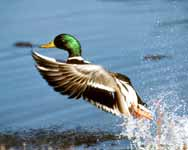
%> input picture lab1/part1/duckMallardDrake.jpg, 188 x 150 px
$ octave plot_histogram.m   (GNU Octave 9; MATLAB toolbox functions it lacks are replaced by stand-ins)
%> lines starting %> are read from the running program, lines starting %| are printed output that depends on the picture
% Copyright (c) 2024 Leander Stephen D'Souza

% Program to plot rgb histogram of an image

% Call the function with an example images
plot_rgb_histogram(imread('duckMallardDrake.jpg'));
%> after the loop in plot_rgb_histogram, `for k = 1:channels`: histogram = 256 rows, first 12: [29 219 535; 6 43 32; 2 36 43; 11 48 40; 25 36 50; 16 33 41; 30 40 34; 17 28 49; 30 32 37; 26 25 48; 35 25 39; 34 25 30]
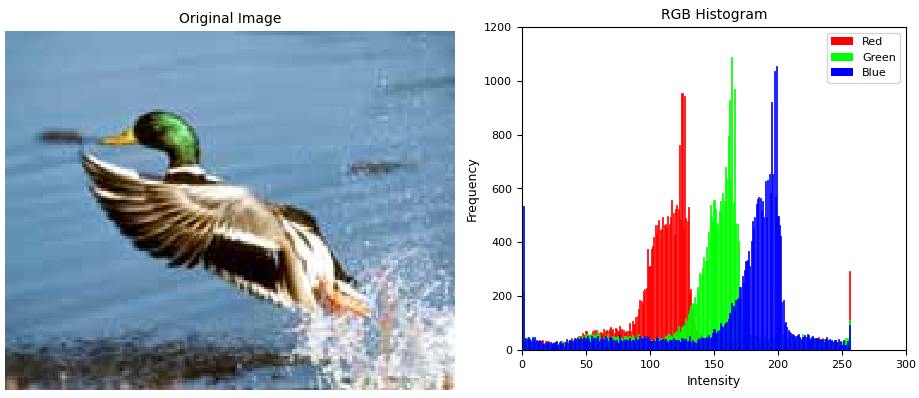
%> figure redrawn from the program's plot data, 2 panels
plot_rgb_histogram(imread('Dog.jpg'));
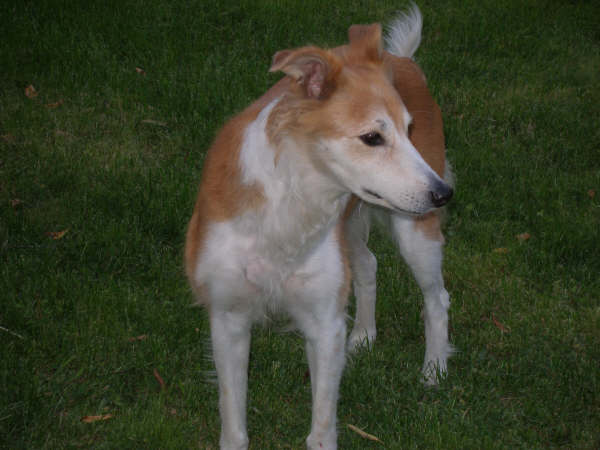
%> input picture lab1/part1/Dog.jpg, 600 x 450 px
%> after the loop in plot_rgb_histogram (call 2), `for k = 1:channels`: histogram = 256 rows, first 12: [1 0 303; 0 0 194; 1 0 332; 2 0 538; 3 0 861; 7 0 1187; 7 0 1626; 21 0 2173; 30 2 2835; 78 1 3559; 117 4 4351; 199 8 5246]
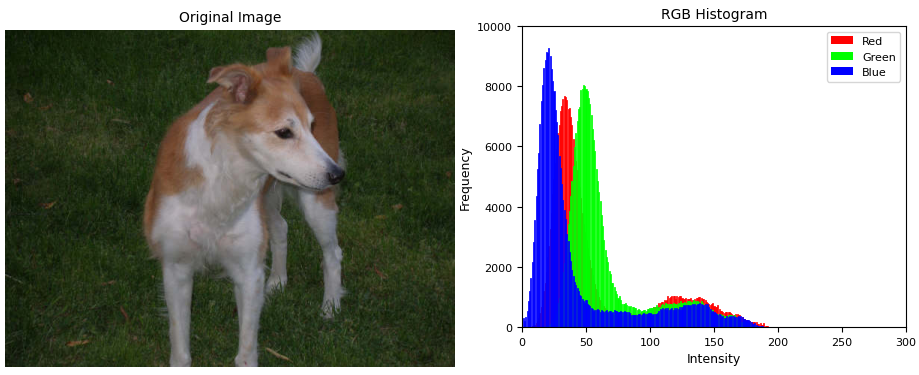
%> figure redrawn from the program's plot data, 2 panels


% Function to plot rgb histogram of an image
function plot_rgb_histogram(img)
    % Get the size of the image
    [~, ~, channels] = size(img);

    % Check if the image is rgb
    if channels ~= 3
        disp('The image is not an rgb image');
        return;
    end

    % Initialize the histogram
    histogram = zeros(256, 3);

    % Calculate the histogram using imhist
    for k = 1:channels
        histogram(:, k) = imhist(img(:, :, k));
    end

    % Display the image and histogram in a single figure
    font_size = 12;
    figure;
    subplot(1, 2, 1);
    imshow(img);
    title('Original Image');

    subplot(1, 2, 2);
    bar(histogram(:, 1), 'r');
    hold on;
    bar(histogram(:, 2), 'g');
    bar(histogram(:, 3), 'b');
    title('RGB Histogram','FontSize',font_size);
    xlabel('Intensity','FontSize',font_size);
    ylabel('Frequency','FontSize',font_size);
    legend('Red', 'Green', 'Blue', 'Location', 'best');
end
